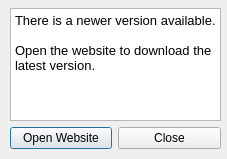
<?xml version="1.0" encoding="UTF-8"?>
<ui version="4.0">
 <class>UpdateDialog</class>
 <widget class="QDialog" name="UpdateDialog">
  <property name="geometry">
   <rect>
    <x>0</x>
    <y>0</y>
    <width>227</width>
    <height>159</height>
   </rect>
  </property>
  <property name="windowTitle">
   <string>Updates available</string>
  </property>
  <widget class="QWidget" name="layoutWidget">
   <property name="geometry">
    <rect>
     <x>10</x>
     <y>8</y>
     <width>211</width>
     <height>141</height>
    </rect>
   </property>
   <layout class="QGridLayout" name="gridLayout">
    <item row="0" column="0" colspan="2">
     <widget class="QTextBrowser" name="textBrowser">
      <property name="html">
       <string>&lt;!DOCTYPE HTML PUBLIC &quot;-//W3C//DTD HTML 4.0//EN&quot; &quot;http://www.w3.org/TR/REC-html40/strict.dtd&quot;&gt;
&lt;html&gt;&lt;head&gt;&lt;meta name=&quot;qrichtext&quot; content=&quot;1&quot; /&gt;&lt;style type=&quot;text/css&quot;&gt;
p, li { white-space: pre-wrap; }
&lt;/style&gt;&lt;/head&gt;&lt;body style=&quot; font-family:'Sans'; font-size:10pt; font-weight:400; font-style:normal;&quot;&gt;
&lt;p style=&quot; margin-top:0px; margin-bottom:0px; margin-left:0px; margin-right:0px; -qt-block-indent:0; text-indent:0px;&quot;&gt;There is a newer version available.&lt;/p&gt;
&lt;p style=&quot;-qt-paragraph-type:empty; margin-top:0px; margin-bottom:0px; margin-left:0px; margin-right:0px; -qt-block-indent:0; text-indent:0px;&quot;&gt;&lt;/p&gt;
&lt;p style=&quot; margin-top:0px; margin-bottom:0px; margin-left:0px; margin-right:0px; -qt-block-indent:0; text-indent:0px;&quot;&gt;Open the website to download the latest version.&lt;/p&gt;&lt;/body&gt;&lt;/html&gt;</string>
      </property>
     </widget>
    </item>
    <item row="1" column="0">
     <widget class="QPushButton" name="openWebsite">
      <property name="text">
       <string>Open Website</string>
      </property>
     </widget>
    </item>
    <item row="1" column="1">
     <widget class="QPushButton" name="close">
      <property name="text">
       <string>Close</string>
      </property>
     </widget>
    </item>
   </layout>
  </widget>
 </widget>
 <resources/>
 <connections>
  <connection>
   <sender>close</sender>
   <signal>clicked()</signal>
   <receiver>UpdateDialog</receiver>
   <slot>close()</slot>
   <hints>
    <hint type="sourcelabel">
     <x>167</x>
     <y>139</y>
    </hint>
    <hint type="destinationlabel">
     <x>211</x>
     <y>151</y>
    </hint>
   </hints>
  </connection>
 </connections>
</ui>
